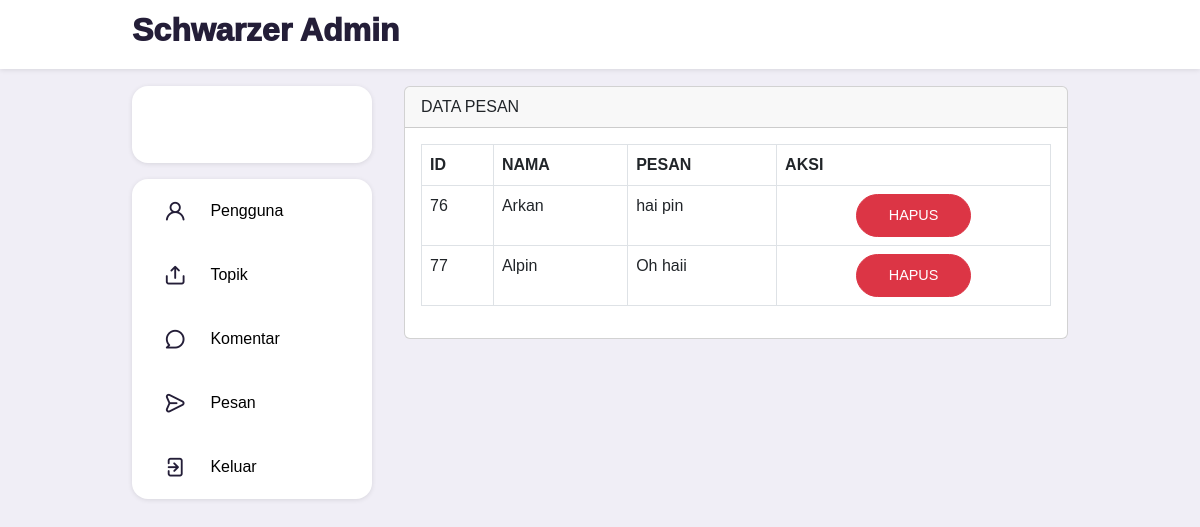
Screenshot of /admin/pesan2.php with the database file from the repository.
### tables this page shows
CREATE TABLE `messages` (
  `msg_id` int(11) NOT NULL,
  `incoming_msg_id` int(255) NOT NULL,
  `outgoing_msg_id` int(255) NOT NULL,
  `msg` varchar(1000) NOT NULL,
  `nama` varchar(255) NOT NULL,
  `status` tinyint(1) NOT NULL,
  `gambar` varchar(255) NOT NULL,
  `id_user` int(11) NOT NULL
);

### admin/pesan2.php (the view, shortened to what this page needs)
session_start();?><!DOCTYPE html>
<html lang="en">
<head>
  <link rel="stylesheet" href="https://unicons.iconscout.com/release/v4.0.8/css/line.css">
  <link href="https://cdn.jsdelivr.net/npm/bootstrap@5.3.0/dist/css/bootstrap.min.css" rel="stylesheet"
>
</head>
<body>
  <nav>
    <div class="container">
      <h2 style="font-weight:1000;" class="log ">
        Schwarzer Admin
      </h2>
    </div>
  </nav>
  <main>
    <div class="container">
      <div class="left">
        <a style="text-decoration:none;color:black;" class="profile">
        </a>
        <div class="sidebar">
        <a href="pengguna.php" class="menu-item ">
            <span><i class="uil uil-user"></i></span> <h3 style="margin-top:7px;">Pengguna</h3>
        </a>
        <a href="topik.php" class="menu-item">
            <span><i class="uil uil-upload"></i></span> <h3 style="margin-top:7px;">Topik</h3>
        </a>
        <a href="komentar.php" class="menu-item">
            <span><i class="uil uil-comment"></i></span> <h3 style="margin-top:7px;">Komentar</h3>
        </a>
        <a href="pesan.php" class="menu-item">
            <span><i class="uil uil-message"></i></span> <h3 style="margin-top:7px;">Pesan</h3>
        </a>
        <a href="logout.php" class="menu-item" id="notifikasi">
            <span><i class="uil uil-signout"><small class="notifikasi-count"></small></i></span> <h3 style="margin-top:7px;">Keluar</h3>
        </a>
    </div>
      </div>
      <div class="middle">
      <div class="card">
              <div class="card-header">
        DATA PESAN</div>
<div class="card-body">
    <table class="table table-bordered" id="myTable">
        <thead>
            <tr><th scope="col">ID</th>
                <th scope="col">NAMA</th>
                <th scope="col">PESAN</th>
                <th scope="col">AKSI</th>
            </tr>
        </thead>
        <tbody>
            <?php
            $koneksi = mysqli_connect("localhost","root","","pkl");
            $query = mysqli_query($koneksi, "SELECT * FROM messages");
            while($row = mysqli_fetch_array($query)){
            ?>
        <tr>
                <td><?php echo $row['msg_id'] ?></td>
                <td><?php echo $row['nama'] ?></td>
                <td><?php echo $row['msg'] ?></td>
              <td class="text-center">
                    <a href="hapus-pesan.php?id=<?php echo $row['msg_id']?>" class="btn btn-sm btn-danger">HAPUS</a>
               </td>
            </tr>
            <?php
            }?>
            </tbody>
        </table>
        </div>
        </div>
      </div>
    </div>
  </main>
</body>
</html>

### admin/pesan2.php (style rules this page uses)
:root { --color-white: hsl(252, 30%, 100%); --color-light: hsl(252, 30%, 95%); --color-gray: hsl(252, 15%, 65%); --color-primary: hsl(252, 75%, 60%); --color-secondary: hsl(252, 100%, 90%); --color-success: hsl(120, 95%, 65%); --color-danger: hsl(0, 95%, 65%); --color-dark: hsl(252, 30%, 17%); --color-black: hsl(252, 30%, 10%); --border-radius: 2rem; --card-border-radius: 1rem; --btn-padding: 0.6rem 2rem; --search-padding: 0.6rem 1rem; --card-padding: 1rem; --sticky-top-left: 5.4rem; --sticky-top-right: -18rem; }
*, *::before, *::after { margin: 0; padding: 0; outline: 0; box-sizing: border-box; text-decoration: none; list-style: none; border: none; font-family: "Poppins", sans-serif; }
body { text-decoration: none; color: var(--color-dark); background: var(--color-light); overflow-x: hidden; }
.container { width: 80%; margin: 0 auto; }
.btn { display: inline-block; padding: var(--btn-padding); font-weight: 500; border-radius: var(--border-radius); cursor: pointer; transition: all 300ms ease; font-size: 0.9rem; }
nav { width: 100%; background: var(--color-white); padding: 0.7rem 0; position: fixed; top: 0; z-index: 10; box-shadow: 0 1px 5px rgba(0,0,0,0.1); }
nav .container { display: flex; align-items: center; justify-content: space-between; }
main { position: relative; top: 5.4rem; }
main .container { display: grid; grid-template-columns: 20vw auto ; column-gap: 2rem; position: relative; }
main .container .left { height: max-content; position: sticky; top: var(--sticky-top-left); }
main .container .left .profile { padding: var(--card-padding); background: var(--color-white); border-radius: var(--card-border-radius); display: flex; align-items: center; column-gap: 1rem; width: 100%; box-shadow: 0 1px 5px rgba(0,0,0,0.1); }
.left .sidebar { margin-top: 1rem; background: var(--color-white); border-radius: var(--card-border-radius); box-shadow: 0 1px 5px rgba(0,0,0,0.1); }
.left .sidebar .menu-item { display: flex; align-items: center; height: 4rem; cursor: pointer; transition: all 300ms ease; position: relative; text-decoration:none; color: black; }
.left .sidebar i { font-size: 1.4rem; color: var(--color-dark); margin-left: 2rem; position: relative; }
.left .sidebar h3 { margin-left: 1.5rem; font-size: 1rem; }

### rows the page displays
messages: msg_id "76", nama "Arkan", msg "hai pin"
messages: msg_id "77", nama "Alpin", msg "Oh haii"
